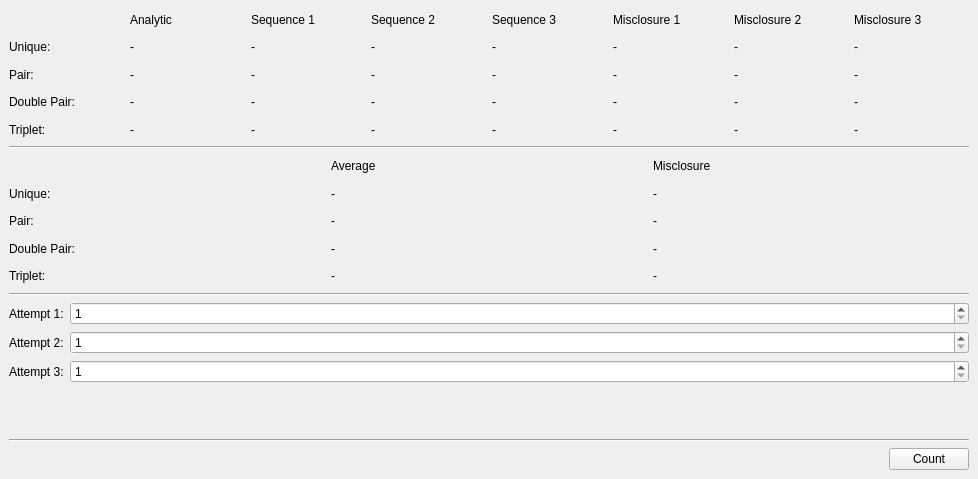
<?xml version="1.0" encoding="UTF-8"?>
<ui version="4.0">
 <class>MainWindow</class>
 <widget class="QMainWindow" name="MainWindow">
  <property name="geometry">
   <rect>
    <x>0</x>
    <y>0</y>
    <width>978</width>
    <height>479</height>
   </rect>
  </property>
  <property name="sizePolicy">
   <sizepolicy hsizetype="Preferred" vsizetype="Fixed">
    <horstretch>0</horstretch>
    <verstretch>250</verstretch>
   </sizepolicy>
  </property>
  <property name="windowTitle">
   <string>MainWindow</string>
  </property>
  <widget class="QWidget" name="centralwidget">
   <property name="sizePolicy">
    <sizepolicy hsizetype="Maximum" vsizetype="Maximum">
     <horstretch>0</horstretch>
     <verstretch>240</verstretch>
    </sizepolicy>
   </property>
   <layout class="QVBoxLayout" name="verticalLayout">
    <item>
     <layout class="QGridLayout" name="Table1">
      <item row="2" column="0">
       <widget class="QLabel" name="PairNameLabel1">
        <property name="text">
         <string>Pair:</string>
        </property>
       </widget>
      </item>
      <item row="1" column="0">
       <widget class="QLabel" name="UniqueNameLabel1">
        <property name="text">
         <string>Unique:</string>
        </property>
       </widget>
      </item>
      <item row="0" column="4">
       <widget class="QLabel" name="SeqAns3NameLabel">
        <property name="text">
         <string>Sequence 3</string>
        </property>
       </widget>
      </item>
      <item row="3" column="5">
       <widget class="QLabel" name="DoublePairMisc1Label">
        <property name="text">
         <string>-</string>
        </property>
       </widget>
      </item>
      <item row="3" column="4">
       <widget class="QLabel" name="DoublePairAns3Label">
        <property name="text">
         <string>-</string>
        </property>
       </widget>
      </item>
      <item row="0" column="2">
       <widget class="QLabel" name="SeqAns1NameLabel">
        <property name="text">
         <string>Sequence 1</string>
        </property>
       </widget>
      </item>
      <item row="0" column="1">
       <widget class="QLabel" name="AnalyticAnsNameLabel">
        <property name="text">
         <string>Analytic</string>
        </property>
       </widget>
      </item>
      <item row="1" column="3">
       <widget class="QLabel" name="UniqueAns2Label">
        <property name="text">
         <string>-</string>
        </property>
       </widget>
      </item>
      <item row="1" column="1">
       <widget class="QLabel" name="UniqueAnalyticAnsLabel">
        <property name="text">
         <string>-</string>
        </property>
       </widget>
      </item>
      <item row="2" column="1">
       <widget class="QLabel" name="PairAnalyticAnsLabel">
        <property name="text">
         <string>-</string>
        </property>
       </widget>
      </item>
      <item row="3" column="1">
       <widget class="QLabel" name="DoublePairAnalyticAnsLabel">
        <property name="text">
         <string>-</string>
        </property>
       </widget>
      </item>
      <item row="4" column="3">
       <widget class="QLabel" name="TripletAns2Label">
        <property name="text">
         <string>-</string>
        </property>
       </widget>
      </item>
      <item row="4" column="0">
       <widget class="QLabel" name="TripletNameLabel1">
        <property name="text">
         <string>Triplet:</string>
        </property>
       </widget>
      </item>
      <item row="3" column="0">
       <widget class="QLabel" name="DoublePairNameLabel1">
        <property name="text">
         <string>Double Pair:</string>
        </property>
       </widget>
      </item>
      <item row="1" column="5">
       <widget class="QLabel" name="UniqueMisc1Label">
        <property name="text">
         <string>-</string>
        </property>
       </widget>
      </item>
      <item row="1" column="2">
       <widget class="QLabel" name="UniqueAns1Label">
        <property name="text">
         <string>-</string>
        </property>
       </widget>
      </item>
      <item row="2" column="5">
       <widget class="QLabel" name="PairMisc1Label">
        <property name="text">
         <string>-</string>
        </property>
       </widget>
      </item>
      <item row="0" column="3">
       <widget class="QLabel" name="SeqAns2NameLabel">
        <property name="text">
         <string>Sequence 2</string>
        </property>
       </widget>
      </item>
      <item row="2" column="2">
       <widget class="QLabel" name="PairAns1Label">
        <property name="text">
         <string>-</string>
        </property>
       </widget>
      </item>
      <item row="1" column="4">
       <widget class="QLabel" name="UniqueAns3Label">
        <property name="text">
         <string>-</string>
        </property>
       </widget>
      </item>
      <item row="4" column="1">
       <widget class="QLabel" name="TripletAnalyticAnsLabel">
        <property name="text">
         <string>-</string>
        </property>
       </widget>
      </item>
      <item row="3" column="3">
       <widget class="QLabel" name="DoublePairAns2Label">
        <property name="text">
         <string>-</string>
        </property>
       </widget>
      </item>
      <item row="3" column="2">
       <widget class="QLabel" name="DoublePairAns1Label">
        <property name="text">
         <string>-</string>
        </property>
       </widget>
      </item>
      <item row="0" column="5">
       <widget class="QLabel" name="Misc1NameLabel">
        <property name="text">
         <string>Misclosure 1</string>
        </property>
       </widget>
      </item>
      <item row="2" column="3">
       <widget class="QLabel" name="PairAns2Label">
        <property name="text">
         <string>-</string>
        </property>
       </widget>
      </item>
      <item row="2" column="4">
       <widget class="QLabel" name="PairAns3Label">
        <property name="text">
         <string>-</string>
        </property>
       </widget>
      </item>
      <item row="4" column="5">
       <widget class="QLabel" name="TripletMisc1Label">
        <property name="text">
         <string>-</string>
        </property>
       </widget>
      </item>
      <item row="4" column="2">
       <widget class="QLabel" name="TripletAns1Label">
        <property name="text">
         <string>-</string>
        </property>
       </widget>
      </item>
      <item row="4" column="4">
       <widget class="QLabel" name="TripletAns3Label">
        <property name="text">
         <string>-</string>
        </property>
       </widget>
      </item>
      <item row="1" column="6">
       <widget class="QLabel" name="UniqueMisc2Label">
        <property name="text">
         <string>-</string>
        </property>
       </widget>
      </item>
      <item row="2" column="6">
       <widget class="QLabel" name="PairMisc2Label">
        <property name="text">
         <string>-</string>
        </property>
       </widget>
      </item>
      <item row="3" column="6">
       <widget class="QLabel" name="DoublePairMisc2Label">
        <property name="text">
         <string>-</string>
        </property>
       </widget>
      </item>
      <item row="4" column="6">
       <widget class="QLabel" name="TripletMisc2Label">
        <property name="text">
         <string>-</string>
        </property>
       </widget>
      </item>
      <item row="1" column="7">
       <widget class="QLabel" name="UniqueMisc3Label">
        <property name="text">
         <string>-</string>
        </property>
       </widget>
      </item>
      <item row="2" column="7">
       <widget class="QLabel" name="PairMisc3Label">
        <property name="text">
         <string>-</string>
        </property>
       </widget>
      </item>
      <item row="0" column="6">
       <widget class="QLabel" name="Misc2NameLabel">
        <property name="text">
         <string>Misclosure 2</string>
        </property>
       </widget>
      </item>
      <item row="0" column="7">
       <widget class="QLabel" name="Misc3NameLabel">
        <property name="text">
         <string>Misclosure 3</string>
        </property>
       </widget>
      </item>
      <item row="3" column="7">
       <widget class="QLabel" name="DoublePairMisc3Label">
        <property name="text">
         <string>-</string>
        </property>
       </widget>
      </item>
      <item row="4" column="7">
       <widget class="QLabel" name="TripletMisc3Label">
        <property name="text">
         <string>-</string>
        </property>
       </widget>
      </item>
     </layout>
    </item>
    <item>
     <widget class="Line" name="line">
      <property name="orientation">
       <enum>Qt::Horizontal</enum>
      </property>
     </widget>
    </item>
    <item>
     <layout class="QGridLayout" name="Table2">
      <item row="1" column="0">
       <widget class="QLabel" name="UniqueNameLabel2">
        <property name="text">
         <string>Unique:</string>
        </property>
       </widget>
      </item>
      <item row="0" column="1">
       <widget class="QLabel" name="AverAnsNameLabel">
        <property name="text">
         <string>Average</string>
        </property>
       </widget>
      </item>
      <item row="2" column="0">
       <widget class="QLabel" name="PairNameLabel2">
        <property name="text">
         <string>Pair:</string>
        </property>
       </widget>
      </item>
      <item row="0" column="2">
       <widget class="QLabel" name="MiscNameLabel">
        <property name="text">
         <string>Misclosure</string>
        </property>
       </widget>
      </item>
      <item row="2" column="1">
       <widget class="QLabel" name="PairAnsLabel">
        <property name="text">
         <string>-</string>
        </property>
       </widget>
      </item>
      <item row="3" column="1">
       <widget class="QLabel" name="DoublePairAnsLabel">
        <property name="text">
         <string>-</string>
        </property>
       </widget>
      </item>
      <item row="3" column="0">
       <widget class="QLabel" name="DoublePairNameLabel2">
        <property name="text">
         <string>Double Pair:</string>
        </property>
       </widget>
      </item>
      <item row="1" column="2">
       <widget class="QLabel" name="UniqueMiscLabel">
        <property name="text">
         <string>-</string>
        </property>
       </widget>
      </item>
      <item row="4" column="0">
       <widget class="QLabel" name="TripletNameLabel2">
        <property name="text">
         <string>Triplet:</string>
        </property>
       </widget>
      </item>
      <item row="3" column="2">
       <widget class="QLabel" name="DoublePairMiscLabel">
        <property name="text">
         <string>-</string>
        </property>
       </widget>
      </item>
      <item row="1" column="1">
       <widget class="QLabel" name="UniqueAnsLabel">
        <property name="text">
         <string>-</string>
        </property>
       </widget>
      </item>
      <item row="4" column="1">
       <widget class="QLabel" name="TripletAnsLabel">
        <property name="text">
         <string>-</string>
        </property>
       </widget>
      </item>
      <item row="2" column="2">
       <widget class="QLabel" name="PairMiscLabel">
        <property name="text">
         <string>-</string>
        </property>
       </widget>
      </item>
      <item row="4" column="2">
       <widget class="QLabel" name="TripletMiscLabel">
        <property name="text">
         <string>-</string>
        </property>
       </widget>
      </item>
     </layout>
    </item>
    <item>
     <widget class="Line" name="line2">
      <property name="orientation">
       <enum>Qt::Horizontal</enum>
      </property>
     </widget>
    </item>
    <item>
     <layout class="QFormLayout" name="Table3">
      <item row="0" column="0">
       <widget class="QLabel" name="Attempt1Label">
        <property name="text">
         <string>Attempt 1:</string>
        </property>
       </widget>
      </item>
      <item row="1" column="0">
       <widget class="QLabel" name="Attempt2Label">
        <property name="text">
         <string>Attempt 2:</string>
        </property>
       </widget>
      </item>
      <item row="2" column="0">
       <widget class="QLabel" name="Attempt3Label">
        <property name="text">
         <string>Attempt 3:</string>
        </property>
       </widget>
      </item>
      <item row="0" column="1">
       <widget class="QSpinBox" name="Attempt1SpinBox">
        <property name="minimum">
         <number>1</number>
        </property>
        <property name="maximum">
         <number>10000000</number>
        </property>
       </widget>
      </item>
      <item row="1" column="1">
       <widget class="QSpinBox" name="Attempt2SpinBox">
        <property name="minimum">
         <number>1</number>
        </property>
        <property name="maximum">
         <number>10000000</number>
        </property>
       </widget>
      </item>
      <item row="2" column="1">
       <widget class="QSpinBox" name="Attempt3SpinBox">
        <property name="minimum">
         <number>1</number>
        </property>
        <property name="maximum">
         <number>10000000</number>
        </property>
       </widget>
      </item>
     </layout>
    </item>
    <item>
     <widget class="Line" name="line_2">
      <property name="orientation">
       <enum>Qt::Horizontal</enum>
      </property>
     </widget>
    </item>
    <item>
     <widget class="QPushButton" name="CountButton">
      <property name="sizePolicy">
       <sizepolicy hsizetype="Maximum" vsizetype="Fixed">
        <horstretch>0</horstretch>
        <verstretch>0</verstretch>
       </sizepolicy>
      </property>
      <property name="contextMenuPolicy">
       <enum>Qt::NoContextMenu</enum>
      </property>
      <property name="layoutDirection">
       <enum>Qt::RightToLeft</enum>
      </property>
      <property name="text">
       <string>Count</string>
      </property>
     </widget>
    </item>
   </layout>
  </widget>
 </widget>
 <resources/>
 <connections/>
</ui>
